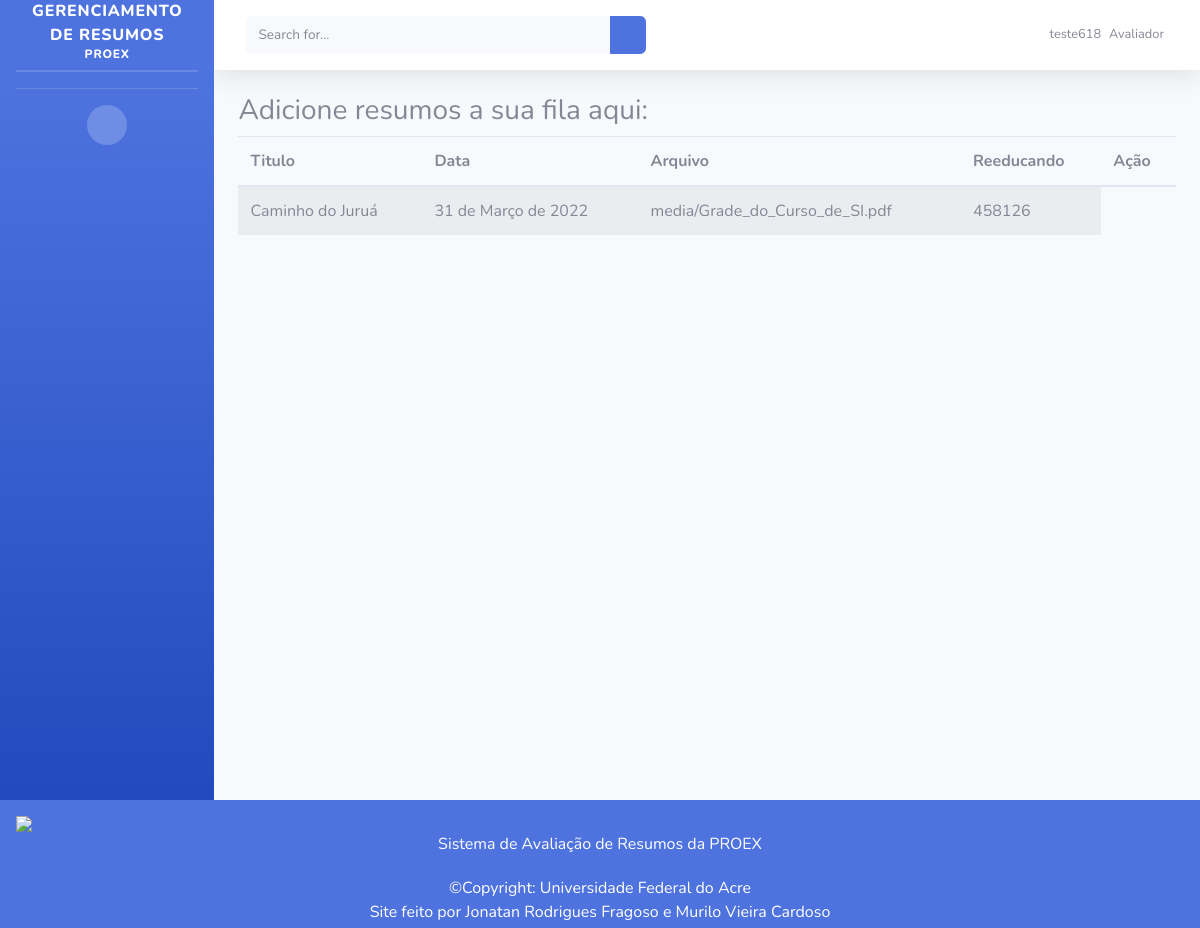
The page /escolha-resumo/ (signed in) on the database its author committed.
### usuarios/models.py (models this page shows, shortened)
class User(AbstractUser):
    NIVEL = (
        (4, 'Avaliador'),
        (3, 'Diretor'),
        (2, 'Estagiário'),
        (1, 'Administrador'),
    )
    nivel = models.IntegerField(
        choices=NIVEL,
        blank=True, default=1)

class Resumo(models.Model):
    data = models.DateField(default=datetime.now)
    titulo = models.CharField('Título do resumo', max_length=200, default='titulo')
    arquivo = models.FileField(upload_to='media')
    reeducando = models.ForeignKey(Reeducando, on_delete=models.CASCADE)
    avaliador = models.ForeignKey(User, on_delete=models.CASCADE, null=True)

class Reeducando(models.Model):
    nome = models.CharField('Nome do reeducando', max_length=200)
    rgc = models.CharField('Nº do RGC', max_length=200)
    def __str__(self):
        return self.rgc

### usuarios/views.py (the view)
# urls.py: path('escolha-resumo/', AdicaoResumoParaAvaliador.as_view(), name='escolha_resumo'),
class AdicaoResumoParaAvaliador(LoginRequiredMixin, ListView):
    login_url = '/login/'
    redirect_field_name = 'redirect_to'
    model = Resumo
    template_name = 'adicao_resumos.html'

### templates/adicao_resumos.html (shortened to what this page needs)
{% extends 'base.html' %}
{% load static %}
{% load crispy_forms_tags %}
    {% block conteudo %}
        <h3>Adicione resumos a sua fila aqui:</h3>
        <table class="table table-striped ">
            <thead >
                <tr>
                    <th>Titulo</th>
                    <th>Data</th>
                    <th>Arquivo</th>
                    <th>Reeducando</th>
                    <th>Ação</th>
                </tr>
            </thead>
            <tbody>
                {% for resumo in object_list %}
                <tr>
                    <td scope="row">{{ resumo.titulo }}</td>
                    <td>{{ resumo.data }}</td>
                    <td>{{ resumo.arquivo }}</td>
                    <td>{{ resumo.reeducando }}</td>
                </tr>
                {% empty %}
                    Nada foi registrado
                {% endfor %}
            </tbody>
        </table>
    {% endblock %}

### templates/base.html (shortened to what this page needs)
{% load static %}
<!DOCTYPE html>
<html lang="en">
<head>
    <link href={% static "fontawesome-free/css/all.min.css" %} rel="stylesheet" type="text/css">
    <link href={% static "css/sb-admin-2.min.css" %} rel="stylesheet">
</head>
<body id="page-top">
    <div id="wrapper">
        {% block auxiliar %}
        <ul class="navbar-nav bg-gradient-primary sidebar sidebar-dark accordion" id="accordionSidebar">
            <a class="sidebar-brand d-flex align-items-center justify-content-center" href="/">
                <div class="sidebar-brand-text mx-3">Gerenciamento de Resumos <sup>PROEX</sup></div>
            </a>
            <hr class="sidebar-divider my-0">
            <hr class="sidebar-divider">
            <hr class="sidebar-divider d-none d-md-block">
            <div class="text-center d-none d-md-inline">
                <button class="rounded-circle border-0" id="sidebarToggle"></button>
            </div>
        </ul>
        {% endblock %}
        <div id="content-wrapper" class="d-flex flex-column">
            <div id="content">
                <nav class="navbar navbar-expand navbar-light bg-white topbar mb-4 static-top shadow">
                    <form
                        class="d-none d-sm-inline-block form-inline mr-auto ml-md-3 my-2 my-md-0 mw-100 navbar-search">
                        <div class="input-group">
                            <input type="text" class="form-control bg-light border-0 small" placeholder="Search for..."
                                aria-label="Search" aria-describedby="basic-addon2">
                            <div class="input-group-append">
                                <button class="btn btn-primary" type="button">
                                    <i class="fas fa-search fa-sm"></i>
                                </button>
                            </div>
                        </div>
                    </form>
                    <ul class="navbar-nav ml-auto">
                        <li class="nav-item dropdown no-arrow">
                            <a class="nav-link dropdown-toggle" href="#" id="userDropdown" role="button"
                                data-toggle="dropdown" aria-haspopup="true" aria-expanded="false">
                                <span class="mr-2 d-none d-lg-inline text-gray-600 small">{{request.user.username}}</span>
                                {% if request.user.nivel == 1 %}
                                <span class="mr-2 d-none d-lg-inline text-gray-600 small"> Administrador</span>
                                    {% elif request.user.nivel == 4 %}
                                    <span class="mr-2 d-none d-lg-inline text-gray-600 small"> Avaliador</span>
                                    {% elif request.user.nivel == 3 %}
                                    <span class="mr-2 d-none d-lg-inline text-gray-600 small"> Diretor</span>
                                    {% else %}
                                    <span class="mr-2 d-none d-lg-inline text-gray-600 small"> Estagiário</span>
                                {% endif %}
                            </a>
                        </li>
                    </ul>
                </nav>
                <div class="container-fluid">
                    {% block conteudo %}{% endblock %}
                </div>
            </div>
        </div>
    </div>
</body>
<footer class="text-bottom text-white">
    <section class="">
        <div class="text-center p-3" style="background-color: #4e73df;">
            <img class="mx-auto d-block" src="{% static 'img/apoio.png' %}">
            <span class="me-1">Sistema de Avaliação de Resumos da PROEX</span>
        </div>
        <div class="text-center p-1" style="background-color: #4e73df;">
            ©Copyright: Universidade Federal do Acre
            <br>
            Site feito por
            <a href="https://github.com/JonatanFragoso" style="color:White">Jonatan Rodrigues Fragoso</a> e
            <a href="https://github.com/Murilovc" style="color:White">Murilo Vieira Cardoso</a>
        </div>
    </section>
</footer>
</html>

### rows shown on the page
User: user.username "teste618"
Resumo: titulo "Caminho do Juruá", data "31 de Março de 2022", arquivo "media/Grade_do_Curso_de_SI.pdf", reeducando "458126"
